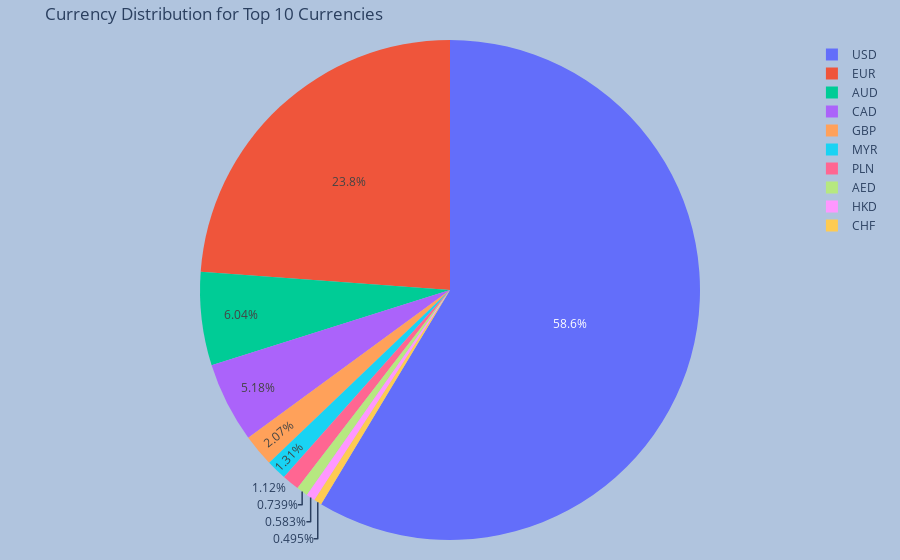

The notebook cell saved with this chart:
### Markdown cell above
2. Create a Pie Chart on ORDER_CURRENCY

### Code cell
currency_cnt = df["ORDER_CURRENCY"].value_counts()
maximumCurrency = currency_cnt.nlargest(10)
fig=px.pie(values=maximumCurrency,names=maximumCurrency.index,title="Currency Distribution for Top 10 Currencies")
fig.update_layout(
    margin=dict(l=20, r=20, t=40, b=20),
    paper_bgcolor="LightSteelBlue")
fig.show()

### Figure 1 — Plotly figure (JSON) as saved in the notebook; plotly's stock layout.template omitted (floating-point values rounded to 4 significant figures)
{"data": [{"domain": {"x": [0, 1], "y": [0, 1]}, "hovertemplate": "label=%{label}<br>value=%{value}<extra></extra>", "labels": ["USD", "EUR", "AUD", "CAD", "GBP", "MYR", "PLN", "AED", "HKD", "CHF"], "legendgroup": "", "name": "", "showlegend": true, "type": "pie", "values": [622835, 253196, 64200, 55065, 22028, 13946, 11861, 7852, 6198, 5259]}], "layout": {"legend": {"tracegroupgap": 0}, "margin": {"b": 20, "l": 20, "r": 20, "t": 40}, "paper_bgcolor": "LightSteelBlue", "title": {"text": "Currency Distribution for Top 10 Currencies"}}}
